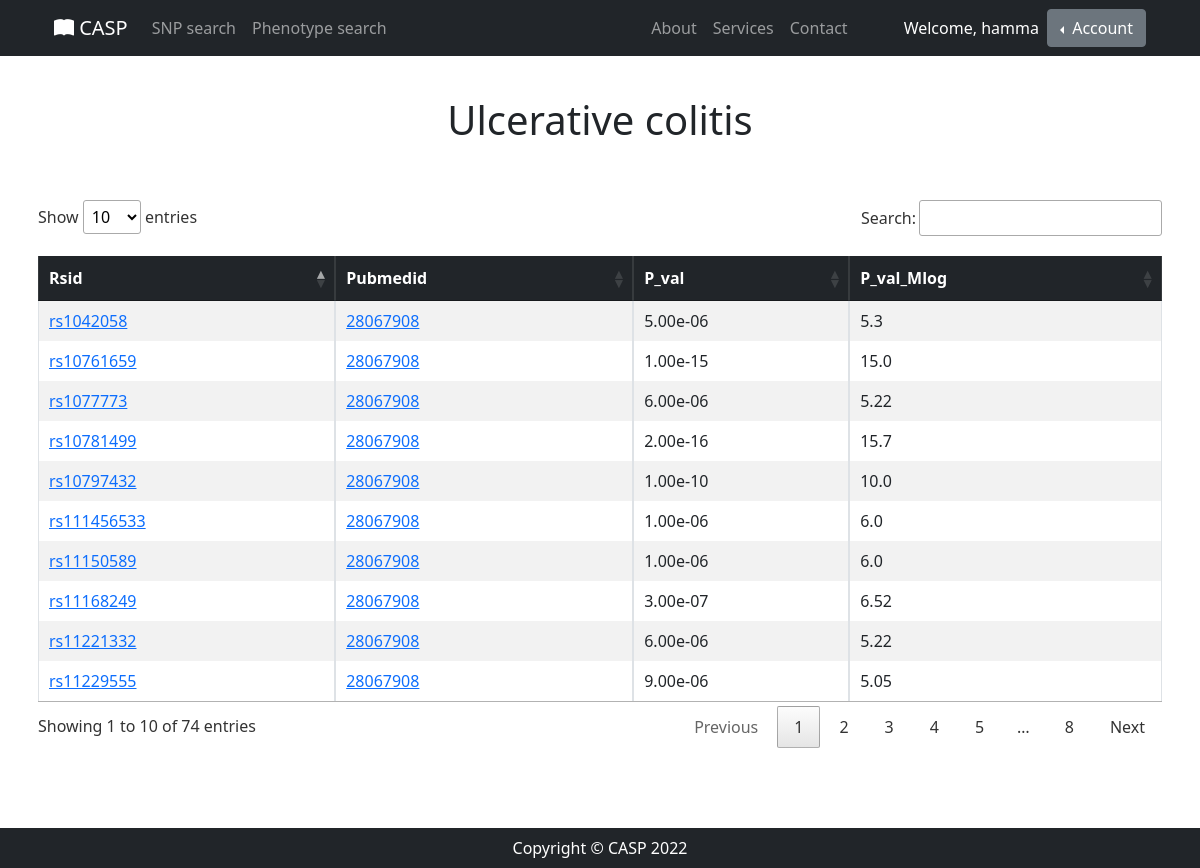
Page /phenotype/details/Ulcerative colitis/ (signed in) on the committed database.
### SNP_App/models.py (models this page shows)
class Association(models.Model):
    SNP = models.ForeignKey(SNP, on_delete=models.CASCADE)
    Disease_trait = models.ForeignKey(DiseaseTrait, on_delete=models.CASCADE)
    Reference = models.ForeignKey(Reference, on_delete=models.CASCADE)
    Pvalue = models.FloatField()
    Neglog10pvalue = models.FloatField()

### SNP_App/views.py (the view)
# urls.py: path('phenotype/details/<str:name>/', views.phenotype_details),
def phenotype_details(request, name):
    phenotype_query = Association.objects.filter(Disease_trait_id=name)
    return render(request, 'phenotype_details.html', {'details': phenotype_query, 'name': name, 'title': name})

### SNP_App/templates/phenotype_details.html (shortened to what this page needs)
{% extends 'base.html' %}
{% block content %}
    <h1 class="mt-5 pt-5 mb-5 text-center"> {{ name }} </h1>
    <div class="container p-2 mb-5">
        <table id="phenotype_details_table" class="table table-striped table-bordered">
            <thead class="table-dark text-center">
                <th> Rsid </th>
                <th> Pubmedid </th>
                <th> P_val </th>
                <th> P_val_Mlog </th>
            </thead>
            <tbody>
                {% for detail in details %}
                    <tr>
                    <td><a target="_blank" rel="noopener noreferrer"
                           href="/snp/details/{{ detail.SNP_id }}/">
                        {{ detail.SNP_id }}</a></td>
                    <td> <a target="_blank" rel="noopener noreferrer"
                            href="https://pubmed.ncbi.nlm.nih.gov/{{ detail.Reference_id }}/" >
                        {{ detail.Reference_id }}</a></td>
                    <td>{{ detail.Pvalue|stringformat:".2e" }}</td>
                    <td>{{ detail.Neglog10pvalue }}</td>
                    </tr>
                {% endfor %}
            </tbody>
        </table>
    </div>
{% endblock content %}

### SNP_App/templates/base.html (shortened to what this page needs)
<!DOCTYPE html>
<html lang="en">
<head>
    {% load static %}
    <link href="{% static 'css/styles.css' %}" rel="stylesheet"/>
    <link rel="stylesheet" href="https://cdn.jsdelivr.net/npm/bootstrap-icons@1.9.1/font/bootstrap-icons.css">
    <link rel="stylesheet" type="text/css" href="{% static 'css/jquery.dataTables.min_1.12.1.css' %}">
    <link rel="stylesheet" type="text/css" href="{% static 'css/custom.css' %}">
</head>
<body class="" id="page-top">
<nav class="navbar navbar-expand-lg navbar-dark bg-dark fixed-top" id="mainNav">
    <div class="container px-4">
        <a class="navbar-brand" href="/"><i class="bi bi-book-fill"></i> CASP</a>
        <div class="collapse navbar-collapse" id="navbarNavDropdown">
            <ul class="navbar-nav">
                <li class="nav-item">
                    <a class="nav-link" href="/snp_search" id="snp_redirect"> SNP search </a>
                </li>
                <li class="nav-item">
                    <a class="nav-link" href="/phenotype_search" id="phenotype_redirect"> Phenotype search </a>
                </li>
            </ul>
        </div>
        <div class="collapse navbar-collapse" id="navbarResponsive">
            <ul class="navbar-nav ms-auto">
                <li class="nav-item"><a class="nav-link" id="about_redirect"
                                        href="{% url 'about' %}">About</a></li>
                <li class="nav-item"><a class="nav-link" id="services_redirect"
                                        href="{% url 'services' %}">Services</a></li>
                <li class="nav-item me-5"><a class="nav-link" id="contact_redirect"
                                        href="{% url 'contact' %}">Contact</a></li>
            </ul>
        </div>
        <ul class="navbar-nav d-flex navbar-nav-scroll" style="--bs-scroll-height: 100px;">
            {% if request.user.is_authenticated %}
                <div class="d-flex align-items-center justify-content-center me-2">
                    <div class="text-white"> Welcome, {{ request.user.username }}  </div>
                </div>
                <div class="btn-group dropstart">
                    <button type="button" class="btn btn-secondary dropdown-toggle" data-bs-toggle="dropdown"
                            aria-expanded="false">
                        Account
                    </button>
                </div>
            {% endif %}
        </ul>
    </div>
</nav>
{% block content %}
{% endblock content %}
<div class="container p-2 mb-5"></div>
<footer class="py-2 bg-dark fixed-bottom">
    <div class="container px-4"><p class="m-0 text-center text-white">Copyright &copy; CASP 2022</p></div>
</footer>
</body>
</html>

### rows in the picture
Association: SNP_id "rs10781499", Reference_id "28067908", Pvalue "2.00e-16", Neglog10pvalue "15.7"
Association: SNP_id "rs10761659", Reference_id "28067908", Pvalue "1.00e-15", Neglog10pvalue "15.0"
Association: SNP_id "rs10797432", Reference_id "28067908", Pvalue "1.00e-10", Neglog10pvalue "10.0"
Association: SNP_id "rs11168249", Reference_id "28067908", Pvalue "3.00e-07", Neglog10pvalue "6.52"
Association: SNP_id "rs11150589", Reference_id "28067908", Pvalue "1.00e-06", Neglog10pvalue "6.0"
Association: SNP_id "rs111456533", Reference_id "28067908", Pvalue "1.00e-06", Neglog10pvalue "6.0"
Association: SNP_id "rs1042058", Reference_id "28067908", Pvalue "5.00e-06", Neglog10pvalue "5.3"
Association: SNP_id "rs11221332", Reference_id "28067908", Pvalue "6.00e-06", Neglog10pvalue "5.22"
Association: SNP_id "rs1077773", Reference_id "28067908", Pvalue "6.00e-06", Neglog10pvalue "5.22"
Association: SNP_id "rs11229555", Reference_id "28067908", Pvalue "9.00e-06", Neglog10pvalue "5.05"

### other values in the picture
{{ request.user.username }} "hamma"
{{ name }} "Ulcerative colitis"
